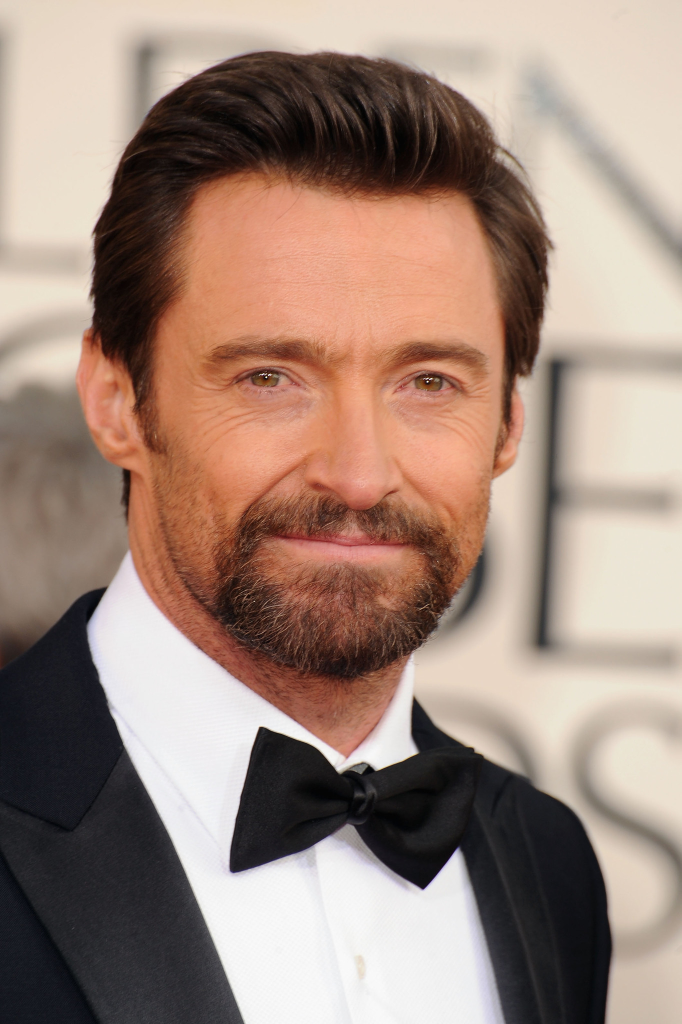
#> input picture data/hugh_jackman.jpg, 1363 x 2048 px, found by its file name (shown at 1/2 size)
$ jupyter execute --allow-errors Stylegan_encoder_example.ipynb   (shell and % lines are left out)
#> lines starting #> are read from the running program, lines starting #| are printed output that depends on the picture
[cell 1]
from google.colab import drive
#> (the rest of this cell did not finish here and is left out)

[cell 2]
#!python train_resnet.py --help
#!python train_resnet.py --test_size 256 --batch_size 1024 --loop 1 --max_patience 1

[cell 3]
import PIL.Image
img1 = PIL.Image.open('/content/gdrive/My Drive/data/Man/hugh_jackman.jpg')
#> img1 is the input picture: PIL image 1363x2048 RGB; mean R, G, B 158.6, 135.2, 123
wpercent = (256/float(img1.size[0]))
#> wpercent = 0.188
hsize = int((float(img1.size[1])*float(wpercent)))
#> hsize = 384
img1 = img1.resize((256,hsize), PIL.Image.LANCZOS)
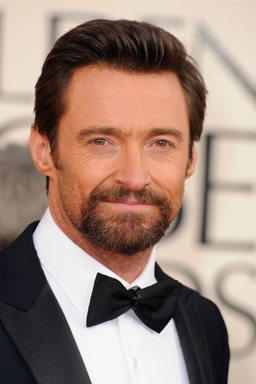
#> img1: PIL image 256x384 RGB; mean R, G, B 158.6, 135.2, 123
# [4 lines of commented-out code are left out]
display(img1)


$ run again, with data/hathaway.jpg copied over data/hugh_jackman.jpg
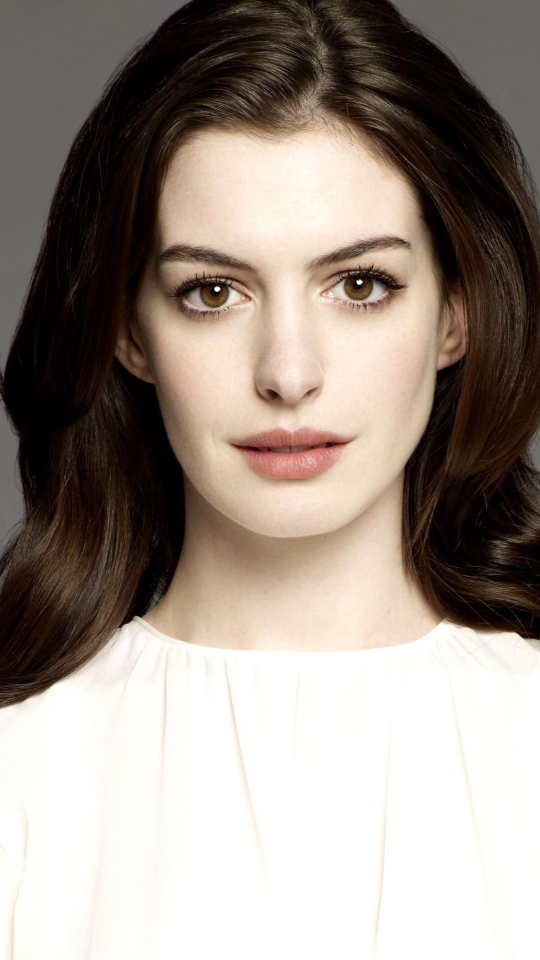
#> input picture data/hathaway.jpg, 1080 x 1920 px, found by its file name (shown at 1/2 size)
#> img1 is the input picture: PIL image 1080x1920 RGB; mean R, G, B 155.6, 144.5, 135.9
#> `img1 = img1.resize((256,hsize), PIL.Image.LANCZOS)`:
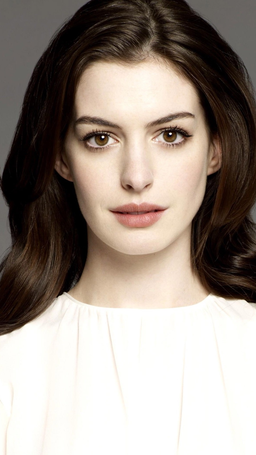
#> img1: PIL image 256x455 RGB; mean R, G, B 155.6, 144.5, 135.9

$ run again, with data/benedict.jpg copied over data/hugh_jackman.jpg
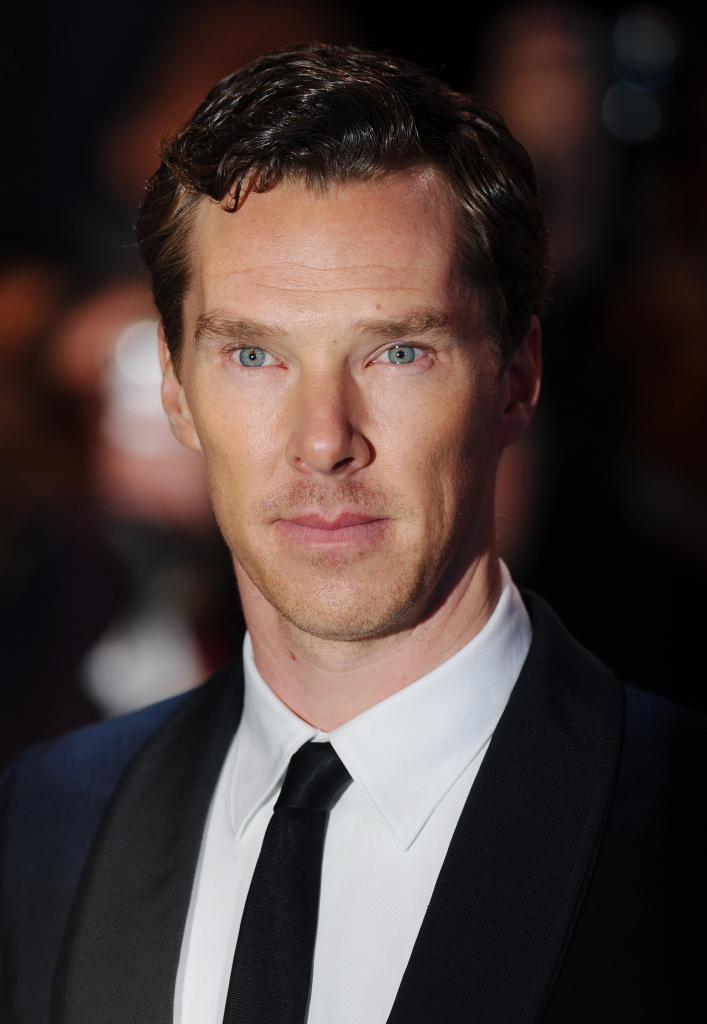
#> input picture data/benedict.jpg, 1414 x 2048 px, found by its file name (shown at 1/2 size)
#> img1 is the input picture: PIL image 1414x2048 RGB; mean R, G, B 72.2, 58.9, 56.2
#> `img1 = img1.resize((256,hsize), PIL.Image.LANCZOS)`:
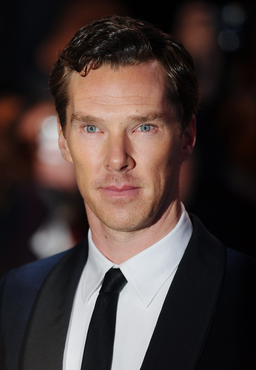
#> img1: PIL image 256x370 RGB; mean R, G, B 72.2, 58.9, 56.2
